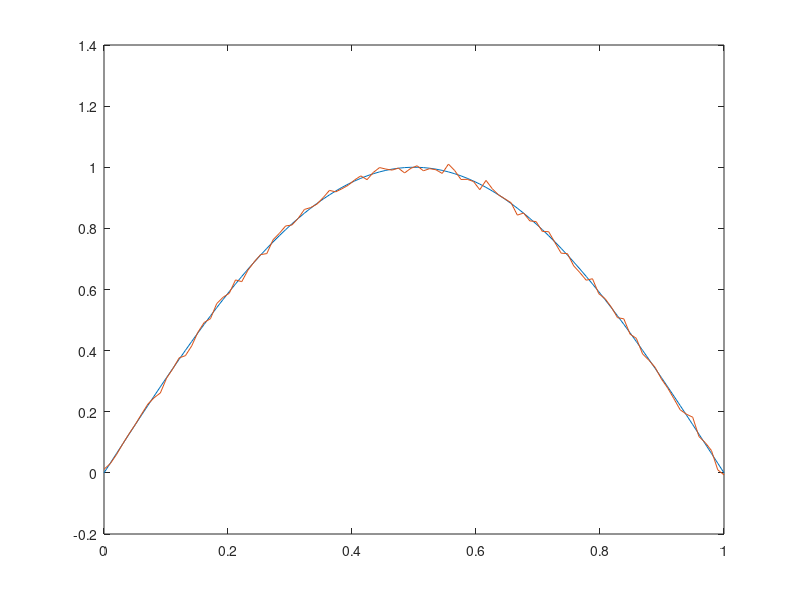

MATLAB code for this plot: (Note: this script raises an error after producing the figure.)
clear;
close all;

%%% 
% 0. Build a test Model
%%%

u     = @(x) sin(pi*x);
du    = @(x) pi*cos(pi*x);
ddu   = @(x) -pi^2*sin(pi*x);

b_real  =   12;
c_real  =   0.4;

% IO
% -b*u'' + c*u' = f

%   b=12 , c=0.4
f = @(x) 12*pi^2*sin(pi*x) + 0.4*pi*cos(pi*x);

x   =	linspace(0, 1, 100);

% u_obs = u(t);
% Perturb u as if it was measured.
u_obs   =   u(x) + random('norm',0,0.01,1,length(x));

% u vs observations of u
figure;
plot(x,u(x), x,u_obs);

%%%
% 1.Solve the problem with a numerical solver
%%%
%%%
% 2. Solve for p
%%%
%%%
% 3. Try to solve the optimization problem with the steepest descent method
%%%

%
% 0. Initialize
% 1. In J.m
% 2. In DJ.m
% 3. use descentmethod.m
%

%%%
% Initialize
%%%
save('tmp.mat','u_obs','f');

b0  = 5;
c0  = 1;

f_J = @(m) J(m, x);

J([12,0.4], x)
DJ([12,0.4])

J([10,2], x)
DJ([10,2])

[mk, Jk, counter, error, mks, Jks] = descentmethod(f_J,[b0;c0],1e-5,100);

figure
plot(mks(:,1),mks(:,2), mk(1),mk(2),'*')

J(mk, x)
DJ(mk)